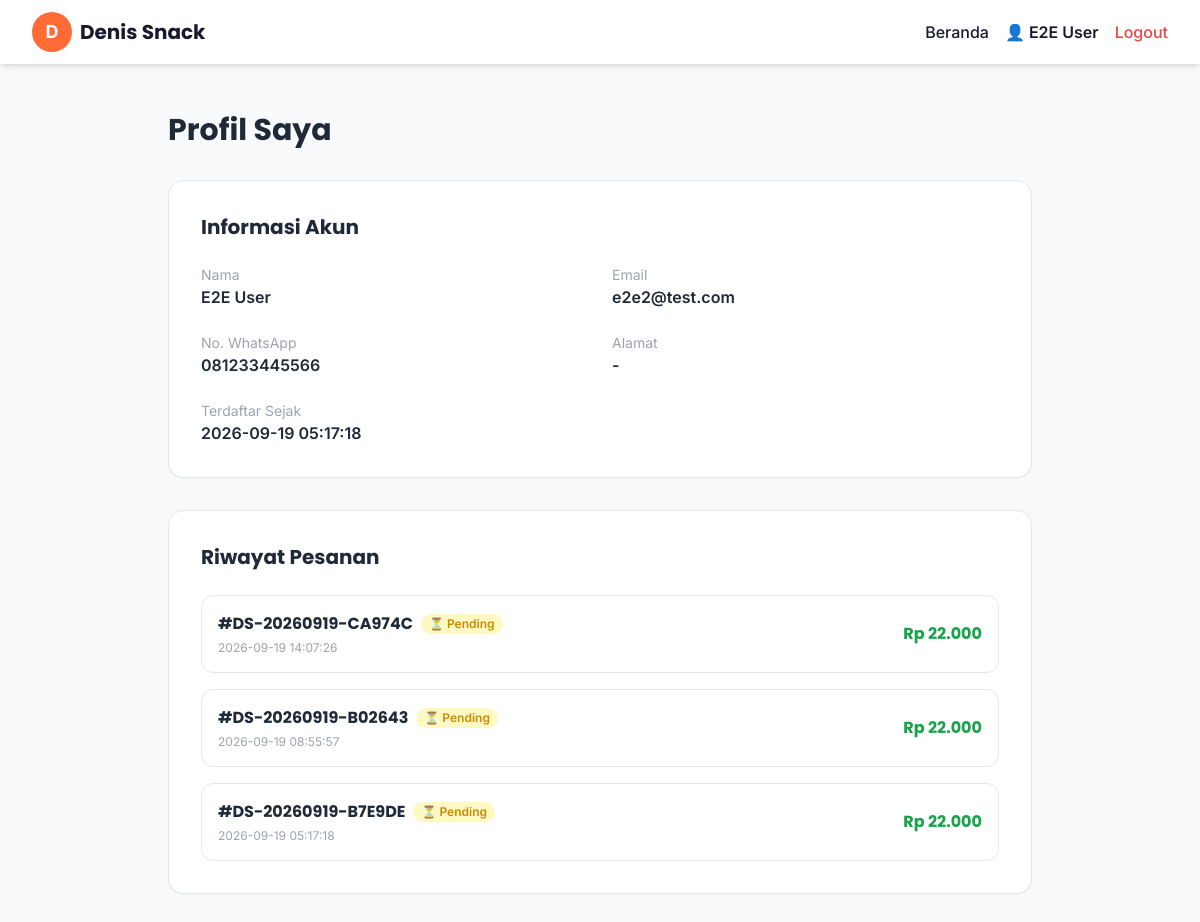
The page /profile (signed in) on the database its author committed.
### tables this page shows
CREATE TABLE customers (
        id INTEGER PRIMARY KEY AUTOINCREMENT,
        name TEXT NOT NULL,
        email TEXT UNIQUE NOT NULL,
        phone TEXT,
        password TEXT NOT NULL,
        address TEXT,
        district TEXT,
        city TEXT,
        province TEXT,
        postal_code TEXT,
        created_at TIMESTAMP DEFAULT CURRENT_TIMESTAMP
    );

CREATE TABLE orders (
        id INTEGER PRIMARY KEY AUTOINCREMENT,
        invoice_no TEXT,
        customer_id INTEGER,
        customer_name TEXT NOT NULL,
        phone TEXT NOT NULL,
        address TEXT,
        district TEXT,
        city TEXT,
        province TEXT,
        postal_code TEXT,
        items TEXT NOT NULL,
        subtotal INTEGER NOT NULL DEFAULT 0,
        shipping_cost INTEGER DEFAULT 0,
        discount INTEGER DEFAULT 0,
        total INTEGER NOT NULL,
        notes TEXT,
        status TEXT DEFAULT 'pending',
        payment_method TEXT,
        payment_status TEXT DEFAULT 'unpaid',
        payment_proof TEXT,
        payment_date TIMESTAMP,
        courier TEXT,
        tracking_number TEXT,
        shipping_status TEXT DEFAULT 'pending',
        shipped_at TIMESTAMP,
        delivered_at TIMESTAMP,
        created_at TIMESTAMP DEFAULT CURRENT_TIMESTAMP,
        updated_at TIMESTAMP DEFAULT CURRENT_TIMESTAMP,
        FOREIGN KEY (customer_id) REFERENCES customers(id) ON DELETE SET NULL
    );

### app.py (the view)
@app.route('/profile')
def customer_profile():
    if not session.get('customer_id'):
        return redirect(url_for('customer_login'))
    conn = get_db()
    customer = conn.execute("SELECT * FROM customers WHERE id=?", (session['customer_id'],)).fetchone()
    orders = conn.execute("SELECT * FROM orders WHERE customer_id=? ORDER BY created_at DESC", (session['customer_id'],)).fetchall()
    conn.close()
    return render_template('customer_profile.html', customer=customer, orders=orders)

### app.py (called while the page is built, shortened)
def get_db():
    conn = sqlite3.connect(DB_PATH, timeout=10)
    conn.row_factory = sqlite3.Row
    conn.execute("PRAGMA foreign_keys = ON")
    conn.execute("PRAGMA busy_timeout = 5000")
    return conn

def get_settings():
    now = time.time()
    if _settings_cache['data'] is not None and now - _settings_cache['ts'] < 2:
        return _settings_cache['data']

def _norm_color(value, default):
    v = str(value or '').strip()
    if len(v) == 7 and v[0] == '#' and all(c in COLOR_VALID for c in v[1:]):
        return v
    if len(v) == 6 and all(c in COLOR_VALID for c in v):
        return '#' + v
    return default

def get_theme():
    s = get_settings()
    theme = {}
    for k, v in THEME_DEFAULTS.items():
        theme[k] = s.get('theme_' + k, v)
    for c in ('primary', 'secondary', 'accent', 'dark', 'light', 'success', 'info'):
        theme[c] = _norm_color(theme[c], THEME_DEFAULTS[c])
    if theme['font_scale'] not in ('small', 'normal', 'large'):
        theme['font_scale'] = 'normal'
    theme['product_cols'] = theme['product_cols'] if theme['product_cols'] in ('2', '3', '4') else '4'
    theme['body_class'] = 'theme-btn-{} theme-card-{} theme-font-{}'.format(
        theme['button_style'], theme['card_style'], theme['font_scale'])
    theme['body_class'] += ' theme-anim-off' if theme.get('animation') != '1' else ''
    return theme

@app.context_processor
def inject_globals():
    return {'theme': get_theme(), 'settings': get_settings()}

### templates/customer_profile.html (shortened to what this page needs)
<!DOCTYPE html>
<html lang="id">
<head>
    <script src="https://cdn.tailwindcss.com"></script>
</head>
<body class="bg-gray-50 min-h-screen {{ theme.body_class }}">
    <nav class="bg-white shadow-md sticky top-0 z-50">
        <div class="max-w-7xl mx-auto px-4 sm:px-6 lg:px-8">
            <div class="flex justify-between items-center h-16">
                <a href="/" class="flex items-center gap-2"><div class="w-10 h-10 bg-primary rounded-full flex items-center justify-center overflow-hidden">{% if theme.logo_type == 'image' and theme.logo_image %}<img src="/uploads/{{ theme.logo_image }}" alt="logo" class="w-full h-full object-cover">{% else %}<span class="text-white font-bold text-lg">{{ theme.logo_text or 'D' }}</span>{% endif %}</div><span class="font-display font-bold text-xl text-dark">{{ settings.get('shop_name', 'Denis Snack') }}</span></a>
                <div class="flex items-center gap-4"><a href="/" class="text-dark hover:text-primary font-medium">Beranda</a><span class="text-dark font-semibold">👤 {{ customer.name }}</span><a href="/logout" class="text-red-500 hover:text-red-600 font-medium">Logout</a></div>
            </div>
        </div>
    </nav>
    <main class="max-w-4xl mx-auto px-4 py-12">
        <h1 class="font-display text-3xl font-bold text-gray-800 mb-8">Profil Saya</h1>
        <div class="bg-white rounded-2xl shadow-sm border p-6 lg:p-8 mb-8">
            <h2 class="font-display font-bold text-xl text-gray-800 mb-6">Informasi Akun</h2>
            <div class="grid sm:grid-cols-2 gap-6">
                <div><p class="text-gray-400 text-sm">Nama</p><p class="font-semibold text-gray-800">{{ customer.name }}</p></div>
                <div><p class="text-gray-400 text-sm">Email</p><p class="font-semibold text-gray-800">{{ customer.email }}</p></div>
                <div><p class="text-gray-400 text-sm">No. WhatsApp</p><p class="font-semibold text-gray-800">{{ customer.phone or '-' }}</p></div>
                <div><p class="text-gray-400 text-sm">Alamat</p><p class="font-semibold text-gray-800">{{ customer.address or '-' }}</p></div>
                <div><p class="text-gray-400 text-sm">Terdaftar Sejak</p><p class="font-semibold text-gray-800">{{ customer.created_at }}</p></div>
            </div>
        </div>
        <div class="bg-white rounded-2xl shadow-sm border p-6 lg:p-8">
            <h2 class="font-display font-bold text-xl text-gray-800 mb-6">Riwayat Pesanan</h2>
            {% if orders %}
            <div class="space-y-4">
                {% for o in orders %}
                <a href="/my-orders/{{ o.id }}" class="block border rounded-xl p-4 hover:bg-gray-50 transition">
                    <div class="flex flex-col sm:flex-row sm:items-center justify-between gap-3">
                        <div>
                            <div class="flex items-center gap-2 mb-1">
                                <span class="font-display font-bold text-gray-800">#{{ o.invoice_no or o.id }}</span>
                                {% if o.status == 'pending' %}<span class="bg-yellow-100 text-yellow-600 px-2 py-0.5 rounded-full text-xs font-semibold">⏳ Pending</span>
                                {% elif o.status == 'paid' %}<span class="bg-blue-100 text-blue-600 px-2 py-0.5 rounded-full text-xs font-semibold">💳 Dibayar</span>
                                {% elif o.status == 'processing' %}<span class="bg-indigo-100 text-indigo-600 px-2 py-0.5 rounded-full text-xs font-semibold">📦 Diproses</span>
                                {% elif o.status == 'shipped' %}<span class="bg-purple-100 text-purple-600 px-2 py-0.5 rounded-full text-xs font-semibold">🚚 Dikirim</span>
                                {% elif o.status == 'completed' %}<span class="bg-green-100 text-green-600 px-2 py-0.5 rounded-full text-xs font-semibold">✅ Selesai</span>
                                {% elif o.status == 'cancelled' %}<span class="bg-red-100 text-red-600 px-2 py-0.5 rounded-full text-xs font-semibold">❌ Dibatalkan</span>
                                {% endif %}
                            </div>
                            <p class="text-gray-400 text-xs">{{ o.created_at }}</p>
                        </div>
                        <p class="font-display font-bold text-green-600">Rp {{ "{:,.0f}".format(o.total).replace(",", ".") }}</p>
                    </div>
                </a>
                {% endfor %}
            </div>
            {% else %}
            <div class="text-center py-8">
                <span class="text-5xl block mb-4">🛒</span>
                <p class="text-gray-400">Belum ada pesanan</p>
                <a href="/" class="inline-block mt-4 bg-primary text-white px-6 py-2 rounded-full hover:bg-orange-600 transition font-semibold">Mulai Belanja</a>
            </div>
            {% endif %}
        </div>
    </main>
</body>
</html>

### rows shown on the page
customers: name "E2E User", email "e2e2@test.com", phone "081233445566", created_at "2026-09-19 05:17:18"
orders: invoice_no "DS-20260919-CA974C", status "⏳ Pending", created_at "2026-09-19 14:07:26", total "22.000"
orders: invoice_no "DS-20260919-B02643", status "⏳ Pending", created_at "2026-09-19 08:55:57", total "22.000"
orders: invoice_no "DS-20260919-B7E9DE", status "⏳ Pending", created_at "2026-09-19 05:17:18", total "22.000"

### other values the page prints
{{ theme.logo_text or 'D' }} "D"
{{ settings.get('shop_name', 'Denis Snack') }} "Denis Snack"
{{ customer.address or '-' }} "-"
